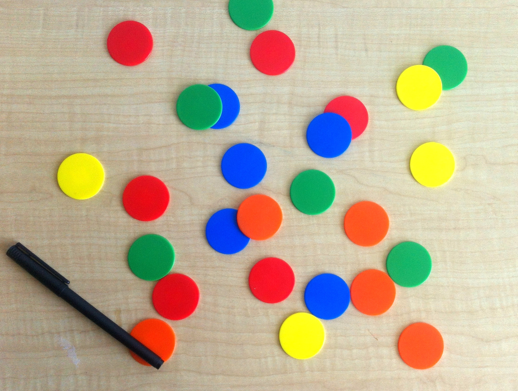
#> input picture img/chips.png, 518 x 391 px
$ python convert_between_color_spaces.py
#> lines starting #> are read from the running program, lines starting #| are printed output that depends on the picture; after the words box and inside, x2 and y2 are one past the last pixel; in counts of white or black regions, pixels touching at a corner belong together
#> in visualize_color_spaces, img is the input picture: shape (391, 518, 3); mean R, G, B 188.3, 173.3, 148.1
import numpy as np
import matplotlib.pyplot as plt
from PIL import Image
from matplotlib.colors import hsv_to_rgb
import math

def rgb_to_hsv(rgb_img):
    rgb_normalized = rgb_img.astype(float) / 255.0

    r, g, b = rgb_normalized[:, :, 0], rgb_normalized[:, :, 1], rgb_normalized[:, :, 2]

    v = np.max(rgb_normalized, axis=2)

    min_rgb = np.min(rgb_normalized, axis=2)
    delta = v - min_rgb
    s = np.zeros_like(v)

    non_zero = v > 0
#> non_zero: shape (391, 518) bool; every value is 1
    s[non_zero] = delta[non_zero] / v[non_zero]

    h = np.zeros_like(v)

    red_max = (v == r) & (delta != 0)
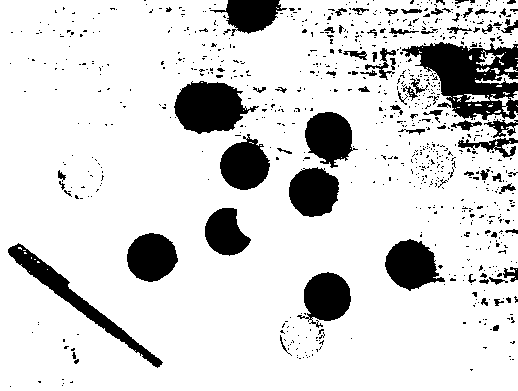
#> red_max: shape (391, 518) bool; 84.6% white; 846 black regions (771 under 20 px), largest, box (x1, y1, x2, y2) and area: (402, 42, 518, 120) 4900, (174, 81, 259, 134) 2916, (8, 243, 163, 368) 2389
    h[red_max] = ((g[red_max] - b[red_max]) / delta[red_max]) % 6

    green_max = (v == g) & (delta != 0)
#> green_max: shape (391, 518) bool; 14.7% white; 731 white regions (646 under 20 px), largest, box (x1, y1, x2, y2) and area: (338, 40, 518, 161) 9130, (385, 239, 446, 291) 2059, (289, 166, 348, 217) 1989
    h[green_max] = 2.0 + (b[green_max] - r[green_max]) / delta[green_max]
#> h: shape (391, 518) float64; min 0, max 5.99, mean 1.02

    blue_max = (v == b) & (delta != 0)
#> blue_max: shape (391, 518) bool; 5% white; 11 white regions (4 under 20 px), largest, box (x1, y1, x2, y2) and area: (9, 243, 163, 368) 2239, (220, 142, 269, 190) 1807, (304, 272, 351, 321) 1789
    h[blue_max] = 4.0 + (r[blue_max] - g[blue_max]) / delta[blue_max]
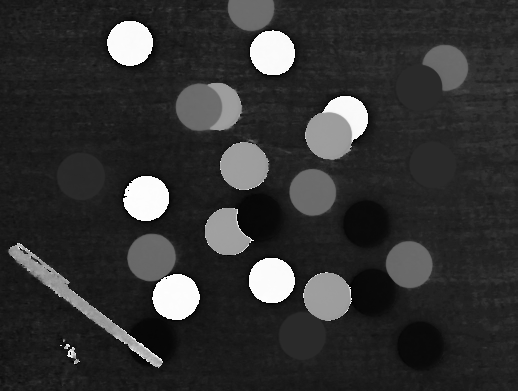
#> h: shape (391, 518) float64; min 0, max 5.99, mean 1.2; drawn with min black and max white

    h = h / 6.0

    hsv_img = np.stack([h, s, v], axis=2)
    return hsv_img

def rgb_to_lab(rgb_img):

    rgb = rgb_img.astype(float) / 255.0

    mask = rgb > 0.04045
    rgb[mask] = ((rgb[mask] + 0.055) / 1.055) ** 2.4
    rgb[~mask] = rgb[~mask] / 12.92
#> rgb: shape (391, 518, 3) float64; mean R, G, B 0.577, 0.478, 0.351

    M = np.array([
        [0.4124, 0.3576, 0.1805],
        [0.2126, 0.7152, 0.0722],
        [0.0193, 0.1192, 0.9505]
    ])

    xyz = np.dot(rgb.reshape(-1, 3), M.T).reshape(rgb.shape)

    xyz_ref = np.array([0.95047, 1.0, 1.08883])
    xyz = xyz / xyz_ref

    mask = xyz > 0.008856
    xyz[mask] = np.power(xyz[mask], 1/3)
    xyz[~mask] = 7.787 * xyz[~mask] + 16/116
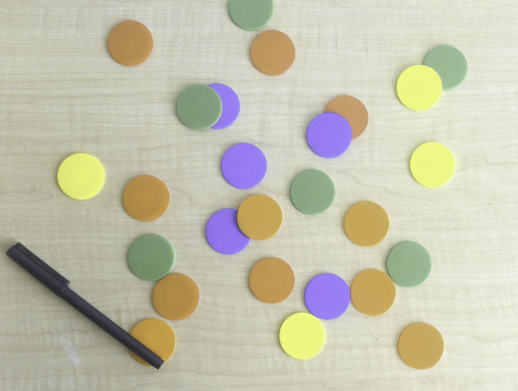
#> xyz: shape (391, 518, 3) float64; mean R, G, B 0.775, 0.766, 0.684

    x, y, z = xyz[:, :, 0], xyz[:, :, 1], xyz[:, :, 2]

    L = (116 * y) - 16
    a = 500 * (x - y)
    b = 200 * (y - z)

    lab = np.stack([L, a, b], axis=2)
    return lab

def rgb_to_ycrcb(rgb_img):
    rgb = rgb_img.astype(float) / 255.0

    r, g, b = rgb[:, :, 0], rgb[:, :, 1], rgb[:, :, 2]

    y = 0.299 * r + 0.587 * g + 0.114 * b
    cr = 0.5 + (r - y) * 0.713
    cb = 0.5 + (b - y) * 0.564

    ycrcb = np.stack([y, cr, cb], axis=2)
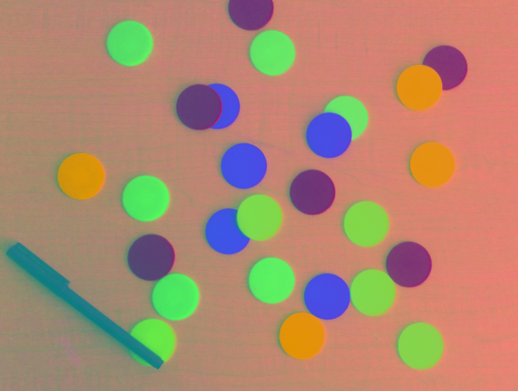
#> ycrcb: shape (391, 518, 3) float64; mean of channels 0, 1, 2 0.686, 0.538, 0.441; drawn as R, G, B
    return ycrcb

def rgb_to_cmyk(rgb_img):
    rgb = rgb_img.astype(float) / 255.0

    r, g, b = rgb[:, :, 0], rgb[:, :, 1], rgb[:, :, 2]

    k = 1 - np.maximum(np.maximum(r, g), b)

    k_mask = (k == 1)
#> k_mask: shape (391, 518) bool; every value is 0

    c = np.zeros_like(k)
    m = np.zeros_like(k)
    y = np.zeros_like(k)

    c[~k_mask] = (1 - r[~k_mask] - k[~k_mask]) / (1 - k[~k_mask])
    m[~k_mask] = (1 - g[~k_mask] - k[~k_mask]) / (1 - k[~k_mask])
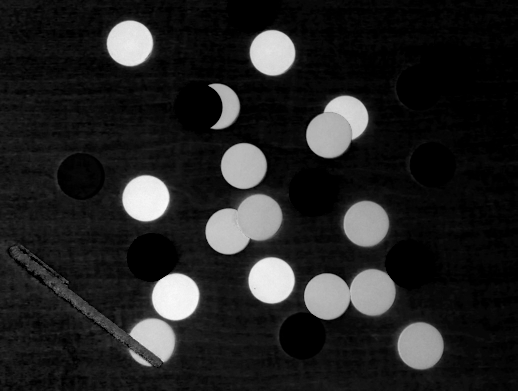
#> m: shape (391, 518) float64; min 0, max 0.982, mean 0.138
    y[~k_mask] = (1 - b[~k_mask] - k[~k_mask]) / (1 - k[~k_mask])

    cmyk = np.stack([c, m, y, k], axis=2)
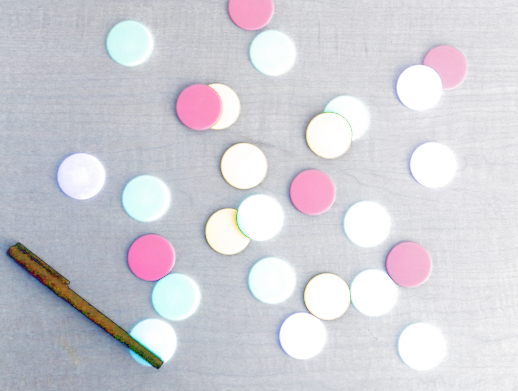
#> cmyk: shape (391, 518, 4) float64; mean of channels 0, 1, 2, 3 0.0804, 0.138, 0.263, 0.2; transparent parts drawn white
    return cmyk

def visualize_color_spaces(image_path):

    img = np.array(Image.open(image_path))

    hsv_img = rgb_to_hsv(img)
    lab_img = rgb_to_lab(img)
    ycrcb_img = rgb_to_ycrcb(img)
    cmyk_img = rgb_to_cmyk(img)

    plt.figure(figsize=(20, 15))

    plt.subplot(5, 4, 1)
    plt.imshow(img)
    plt.title("Original RGB")
    plt.axis('off')

    plt.subplot(5, 4, 2)
    plt.imshow(img[:,:,0], cmap='Reds')
    plt.title("R Channel")
    plt.axis('off')

    plt.subplot(5, 4, 3)
    plt.imshow(img[:,:,1], cmap='Greens')
    plt.title("G Channel")
    plt.axis('off')

    plt.subplot(5, 4, 4)
    plt.imshow(img[:,:,2], cmap='Blues')
    plt.title("B Channel")
    plt.axis('off')

    plt.subplot(5, 4, 5)
    hsv_rgb = hsv_to_rgb(hsv_img)
    plt.imshow(hsv_rgb)
    plt.title("HSV")
    plt.axis('off')

    plt.subplot(5, 4, 6)
    plt.imshow(hsv_img[:,:,0], cmap='hsv')
    plt.title("Hue")
    plt.axis('off')

    plt.subplot(5, 4, 7)
    plt.imshow(hsv_img[:,:,1], cmap='gray')
    plt.title("Saturation")
    plt.axis('off')

    plt.subplot(5, 4, 8)
    plt.imshow(hsv_img[:,:,2], cmap='gray')
    plt.title("Value")
    plt.axis('off')

    plt.subplot(5, 4, 9)
    l_norm = (lab_img[:,:,0] - lab_img[:,:,0].min()) / (lab_img[:,:,0].max() - lab_img[:,:,0].min())
    a_norm = (lab_img[:,:,1] - lab_img[:,:,1].min()) / (lab_img[:,:,1].max() - lab_img[:,:,1].min())
    b_norm = (lab_img[:,:,2] - lab_img[:,:,2].min()) / (lab_img[:,:,2].max() - lab_img[:,:,2].min())
    lab_vis = np.stack([l_norm, a_norm, b_norm], axis=2)
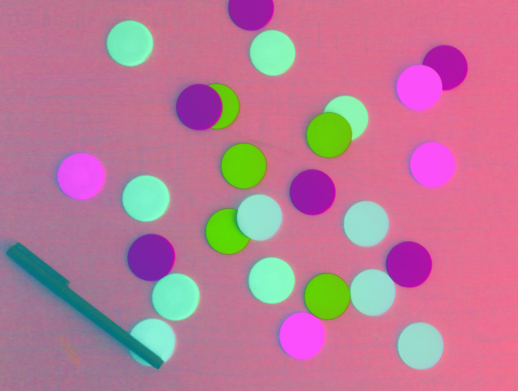
#> lab_vis: shape (391, 518, 3) float64; mean R, G, B 0.732, 0.484, 0.591
    plt.imshow(lab_vis)
    plt.title("LAB")
    plt.axis('off')

    plt.subplot(5, 4, 10)
    plt.imshow(l_norm, cmap='gray')
    plt.title("L (Lightness)")
    plt.axis('off')

    plt.subplot(5, 4, 11)
    plt.imshow(a_norm, cmap='RdYlGn_r')
    plt.title("a (Green-Red)")
    plt.axis('off')

    plt.subplot(5, 4, 12)
    plt.imshow(b_norm, cmap='coolwarm')
    plt.title("b (Blue-Yellow)")
    plt.axis('off')

    plt.subplot(5, 4, 13)
    ycrcb_vis = np.clip(ycrcb_img, 0, 1)
    plt.imshow(ycrcb_vis)
    plt.title("YCrCb")
    plt.axis('off')

    plt.subplot(5, 4, 14)
    plt.imshow(ycrcb_img[:,:,0], cmap='gray')
    plt.title("Y (Luminance)")
    plt.axis('off')

    plt.subplot(5, 4, 15)
    plt.imshow(ycrcb_img[:,:,1], cmap='Reds')
    plt.title("Cr (Red-diff)")
    plt.axis('off')

    plt.subplot(5, 4, 16)
    plt.imshow(ycrcb_img[:,:,2], cmap='Blues')
    plt.title("Cb (Blue-diff)")
    plt.axis('off')

    plt.subplot(5, 4, 17)
    cmyk_vis = np.stack([1-cmyk_img[:,:,0], 1-cmyk_img[:,:,1], 1-cmyk_img[:,:,2]], axis=2)
    plt.imshow(cmyk_vis)
    plt.title("CMYK")
    plt.axis('off')

    plt.subplot(5, 4, 18)
    plt.imshow(cmyk_img[:,:,0], cmap='Blues')
    plt.title("Cyan")
    plt.axis('off')

    plt.subplot(5, 4, 19)
    plt.imshow(cmyk_img[:,:,1], cmap='magma')
    plt.title("Magenta")
    plt.axis('off')

    plt.subplot(5, 4, 20)
    plt.imshow(cmyk_img[:,:,2], cmap='YlOrBr')
    plt.title("Yellow")
    plt.colorbar(shrink=0.7)
    plt.axis('off')

    plt.tight_layout()
    plt.suptitle(f"Color Space Conversions: {image_path.split('/')[-1]}", fontsize=16)
    plt.subplots_adjust(top=0.94)
    plt.show()

img_path = "../../img/chips.png"
visualize_color_spaces(img_path)

$ run again, with img/baboon.png copied over img/chips.png
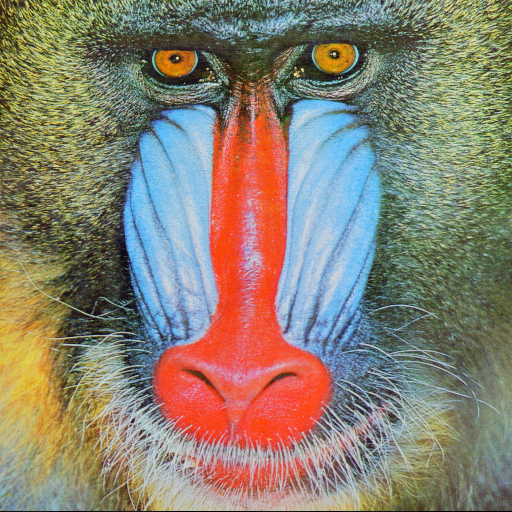
#> input picture img/baboon.png, 512 x 512 px
#> in visualize_color_spaces, img is the input picture: shape (512, 512, 3); mean R, G, B 137.4, 128.9, 113.1
#> in rgb_to_hsv, `non_zero = v > 0`:
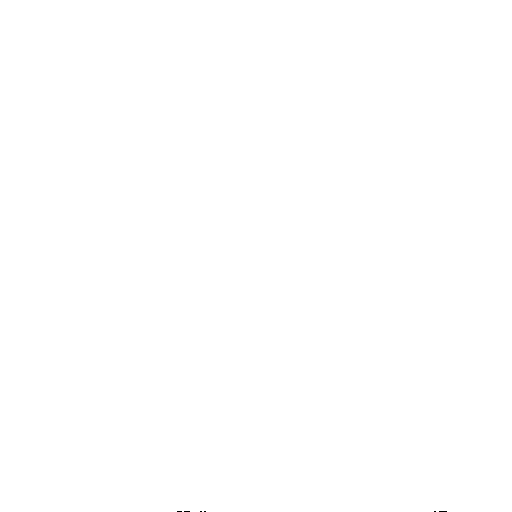
#> non_zero: shape (512, 512) bool; 100% white; black in thin lines or dots, all inside (x1, y1, x2, y2) = (177, 511, 447, 512)
#> red_max: shape (512, 512) bool; 39.6% white; 4397 white regions (4278 under 20 px), largest, box (x1, y1, x2, y2) and area: (74, 15, 358, 512) 48685, (0, 0, 189, 512) 32262, (357, 422, 480, 512) 3757
#> green_max: shape (512, 512) bool; 35.6% white; 2141 white regions (2053 under 20 px), largest, box (x1, y1, x2, y2) and area: (0, 0, 512, 512) 77484, (0, 439, 122, 512) 3059, (62, 335, 130, 399) 1709
#> blue_max: shape (512, 512) bool; 26.5% white; 3921 white regions (3821 under 20 px), largest, box (x1, y1, x2, y2) and area: (276, 93, 442, 497) 29996, (91, 90, 219, 475) 22573, (248, 0, 396, 36) 1886
#> in visualize_color_spaces, `lab_vis = np.stack([l_norm, a_norm, b_norm], axis=2)`:
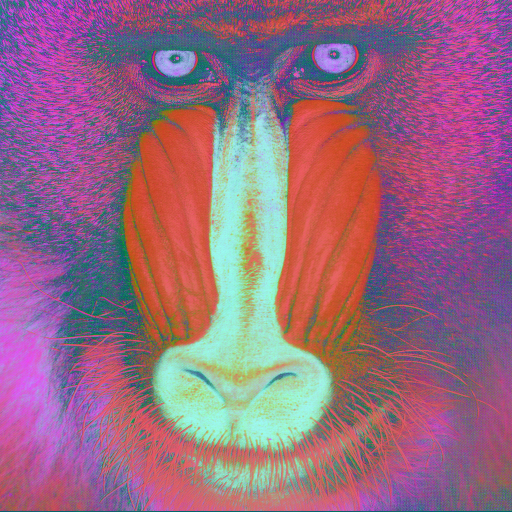
#> lab_vis: shape (512, 512, 3) float64; mean R, G, B 0.597, 0.415, 0.511
